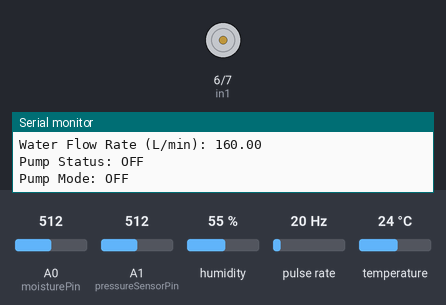
This program was run on a simulated Arduino Uno, built with avr-gcc and run on an emulated ATmega328P. On the bench: motor-driver pin pairs drawn as motors (green arrow = first pin HIGH = forward, orange = second pin HIGH = backward, longer = more drive, scaled by the enable pin), the last lines printed to the serial monitor. Wiring (inferred from the names in the program): pulse sensor: data pin 3. The inputs (shaded band) are chosen by the test bench; at power-on: A0 (moisturePin) = 512, temperature 24 °C, A1 (pressureSensorPin) = 512, humidity 55 %, pulse rate 20 Hz. The modem accepts every AT command (registered, SIM ready, sends succeed) and sends nothing else.

Above: at 4.4 s.
4.5 s: A0 (moisturePin) set to 608
6.4 s: A0 (moisturePin) set to 639
At 8.0 s:
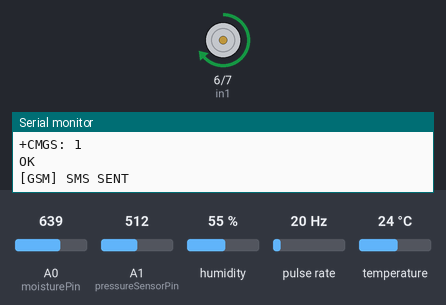
8.7 s: temperature set to 21 °C
10.4 s: temperature set to 18 °C
At 12.7 s:
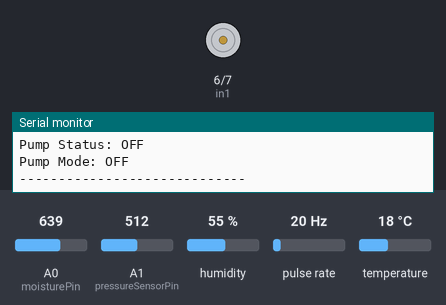
Timing chart, 0 to 14.2 s (numbered marks = the images above; inputs shaded):
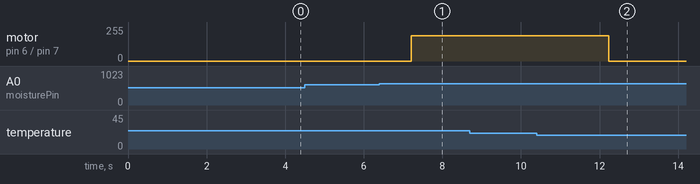

The program:

main.cpp
```cpp
#include <Arduino.h>
#include <gsm_handler.h>
#include <dht_handler.h>
#include <soil_moisture_handler.h>
#include <pressure_handler.h>
#include <flow_handler.h>
#include <motor_handler.h>

// ================= USER SETTINGS =================
static const String PHONE_NUMBER = "09672285291";   // Recommended: +639xxxxxxxxx

static const unsigned long SENSOR_INTERVAL_MS = 1000;
static const unsigned long SMS_COOLDOWN_MS    = 5000;

// Soil moisture thresholds (percent)
static const int SOIL_LOW_ON_PERCENT   = 50;  // Soil < 50%  → LOW
static const int SOIL_HIGH_OFF_PERCENT = 80;  // Soil > 80%  → HIGH (OFF)

// Temperature thresholds (°C)
static const float TEMP_HIGH_C = 30.0;   // Above this is considered HIGH
static const float TEMP_LOW_C  = 20.0;   // Below this is considered LOW
// =================================================

enum ConditionCode
{
  COND_A1,   // low soil, high temp
  COND_A2,   // low soil, low temp
  COND_M1,   // mid soil, high temp
  COND_M2,   // mid soil, low temp
  COND_B1,   // high soil, high temp
  COND_B2    // high soil, low temp
};

enum PumpMode
{
  PUMP_OFF,
  PUMP_LOW,
  PUMP_HIGH
};

static unsigned long lastSensorReadMs = 0;
static unsigned long lastSmsSentMs    = 0;          // will be initialised to allow first send

static bool pumpOn = false;
static PumpMode pumpMode = PUMP_OFF;

// No longer need lastNotifiedPumpState / hasNotifiedYet for SMS logic,
// but we keep them for potential future use (optional). They are not used here.

// -------------------- Helpers --------------------
static const char* conditionToString(ConditionCode c)
{
  switch (c)
  {
    case COND_A1: return "A1";
    case COND_A2: return "A2";
    case COND_M1: return "M1";
    case COND_M2: return "M2";
    case COND_B1: return "B1";
    case COND_B2: return "B2";
    default:      return "UNKNOWN";
  }
}

static const char* pumpModeToString(PumpMode mode)
{
  switch (mode)
  {
    case PUMP_HIGH: return "HIGH FLOW";
    case PUMP_LOW:  return "LOW FLOW";
    default:        return "OFF";
  }
}

static ConditionCode determineCondition(int moisture, float tempC)
{
  bool lowSoil = (moisture < SOIL_LOW_ON_PERCENT);
  bool midSoil = (moisture >= SOIL_LOW_ON_PERCENT && moisture <= SOIL_HIGH_OFF_PERCENT);
  // highSoil is the remaining case (moisture > SOIL_HIGH_OFF_PERCENT)

  bool highTemp = (tempC > TEMP_HIGH_C);
  bool lowTemp  = (tempC < TEMP_LOW_C);

  if (lowSoil)
  {
    if (highTemp) return COND_A1;
    if (lowTemp)  return COND_A2;
    return COND_A1; // default if temperature is in between
  }
  else if (midSoil)
  {
    if (highTemp) return COND_M1;
    if (lowTemp)  return COND_M2;
    return COND_M1; // default
  }
  else // highSoil
  {
    if (highTemp) return COND_B1;
    if (lowTemp)  return COND_B2;
    return COND_B1; // default
  }
}

// Pump control based on condition (A1, A2, M1, M2, B1, B2)
static void applyPumpLogic(ConditionCode cond)
{
  switch(cond)
  {
    case COND_A1:  // low soil, high temp → HIGH flow
      motorStartHigh();
      pumpOn = true;
      pumpMode = PUMP_HIGH;
      break;

    case COND_A2:  // low soil, low temp → LOW flow
    case COND_M1:  // mid soil, high temp → LOW flow
      motorStartLow();
      pumpOn = true;
      pumpMode = PUMP_LOW;
      break;

    case COND_M2:  // mid soil, low temp → OFF
    case COND_B1:  // high soil, high temp → OFF
    case COND_B2:  // high soil, low temp → OFF
      motorStop();
      pumpOn = false;
      pumpMode = PUMP_OFF;
      break;

    default:
      motorStop();
      pumpOn = false;
      pumpMode = PUMP_OFF;
      break;
  }
}

static String buildSensorReportSMS(float temperatureC, int moisturePct,
                                   float pressureBar, float flowRateLpm, bool pumpState,
                                   PumpMode mode, ConditionCode cond)
{
  String msg;
  msg.reserve(250);

  msg += "------ SENSOR READINGS ------\n";
  msg += "Condition: " + String(conditionToString(cond)) + "\n";
  msg += "Temperature (C): " + String(temperatureC, 2) + "\n";
  msg += "Soil Moisture (%): " + String(moisturePct) + "\n";
  msg += "Pressure (bar): " + String(pressureBar, 2) + "\n";
  msg += "Water Flow Rate (L/min): " + String(flowRateLpm, 2) + "\n";

  msg += "Pump Status: ";
  msg += (pumpState ? "ON\n" : "OFF\n");

  msg += "Pump Mode: ";
  msg += String(pumpModeToString(mode));

  return msg;
}

static void printReadings(float temperatureC, int moisturePct,
                          float pressureBar, float flowRateLpm, bool pumpState,
                          PumpMode mode, ConditionCode cond)
{
  Serial.println();
  Serial.println("------ SENSOR READINGS ------");
  Serial.print("Condition: ");                Serial.println(conditionToString(cond));
  Serial.print("Temperature (C): ");          Serial.println(temperatureC, 2);
  Serial.print("Soil Moisture (%): ");        Serial.println(moisturePct);
  Serial.print("Pressure (bar): ");           Serial.println(pressureBar, 2);
  Serial.print("Water Flow Rate (L/min): ");  Serial.println(flowRateLpm, 2);

  Serial.print("Pump Status: ");              Serial.println(pumpState ? "ON" : "OFF");
  Serial.print("Pump Mode: ");                Serial.println(pumpModeToString(mode));

  Serial.println("-----------------------------");
}

// -------------------- Arduino --------------------
void setup()
{
  Serial.begin(9600);
  delay(200);

  Serial.println("Booting system...");

  motorSetup();
  gsmSetup();

  dhtSetup();                    // still needed for temperature
  pressureSetup();
  (void)soilMoisturePercent();   // warm‑up read
  waterFlowSetup();

  // Allow first SMS to be sent immediately (cooldown passes right away)
  lastSmsSentMs = -SMS_COOLDOWN_MS;

  Serial.println("System ready.");
}

void loop()
{
  gsmLoop();
  waterFlowLoop();

  const unsigned long now = millis();
  if (now - lastSensorReadMs < SENSOR_INTERVAL_MS) return;
  lastSensorReadMs = now;

  // Read sensors (humidity is ignored)
  dhtLoop();
  const float temperature = getTemperatureC();   // DHT provides temperature
  const int moisture      = soilMoisturePercent();
  const float pressure    = getPressure();
  const float flowrate    = getFlowRate();

  // Determine condition label (based on soil + temperature)
  // This MUST come BEFORE applyPumpLogic since we need cond
  const ConditionCode cond = determineCondition(moisture, temperature);

  // Keep previous pump state to detect ON transition
  static bool prevPumpOn = false;

  // Apply pump rules (now based on condition, not just moisture)
  applyPumpLogic(cond);  // Now cond is defined!

  // Print to Serial (humidity omitted)
  printReadings(temperature, moisture, pressure, flowrate, pumpOn, pumpMode, cond);

  // SMS: send only when pump turns ON (transition from OFF to ON)
  bool justTurnedOn = (pumpOn && !prevPumpOn);
  bool cooldownPassed = (now - lastSmsSentMs >= SMS_COOLDOWN_MS);

  if (justTurnedOn && cooldownPassed)
  {
    const String sms = buildSensorReportSMS(
      temperature, moisture, pressure, flowrate,
      pumpOn, pumpMode, cond
    );

    Serial.println("Sending SMS report (pump ON)...");
    if (sendSMS(PHONE_NUMBER, sms))
    {
      Serial.println("✅ SMS sent.");
      lastSmsSentMs = now;
    }
    else
    {
      Serial.println("❌ SMS failed.");
    }
  }

  // Update previous state for next loop
  prevPumpOn = pumpOn;
}
```

dht_handler.h
```cpp
#pragma once
#include <Arduino.h>

void dhtSetup();
void dhtLoop();

float getTemperatureC();
float getHumidity();
```

flow_handler.h
```cpp
#include <Arduino.h>

// Setup function
void waterFlowSetup();

// Loop function (call inside main loop)
void waterFlowLoop();

// Optional getter functions
float getFlowRate();
float getTotalVolume();

// Reset volume manually
void resetWaterVolume();
```

gsm_handler.h
```cpp
#ifndef GSM_HANDLER_H
#define GSM_HANDLER_H

#include <Arduino.h>

void gsmSetup(unsigned long baud = 9600);
void gsmLoop();

// Sends SMS with automatic retry on weak signal/network.
// Returns true if sent successfully.
bool sendSMS(const String& number, const String& message);

#endif
```

motor_handler.h
```cpp
#include <Arduino.h>

void motorSetup();

void motorStartLow();
void motorStartHigh();
void motorStop();
```

pressure_handler.h
```cpp
#include <Arduino.h>

void pressureSetup();
float getPressure();
```

relay_handler.h
```cpp
#include <Arduino.h>

void relaySetup();
void setRelay(int state);
```

soil_moisture_handler.h
```cpp
#include <Arduino.h>

void soilMoistureSetup();
int soilMoisturePercent();
```

dht_handler.cpp
```cpp
#include <dht_handler.h>
#include <DHT.h>

#define DHT11_PIN 2
#define DHTTYPE DHT11

static DHT dht(DHT11_PIN, DHTTYPE);

static float lastTempC = 0.0;
//static float lastHumidity = 0.0;

void dhtSetup()
{
    dht.begin();
}

void dhtLoop()
{
  //  float humidity = dht.readHumidity();
    float tempC = dht.readTemperature();

 //   if (!isnan(humidity)) {
 //       lastHumidity = humidity;
 //   }

    if (!isnan(tempC)) {
        lastTempC = tempC;
    }
}


float getTemperatureC()
{
    return lastTempC;
}

//float getHumidity()
//{
//    return lastHumidity;
//}
```

flow_handler.cpp
```cpp
#include <flow_handler.h>

volatile int NumPulses = 0;
const int PinSensor = 3;
const float PULSES_PER_LITER = 7.5;   // Sensor calibration factor

float flow_L_m = 0;
float volume = 0;

unsigned long lastMeasureTime = 0;
const unsigned long MEASURE_INTERVAL = 1000; // 1 second

// Interrupt Service Routine
void PulseCount()
{
    NumPulses++;
}

// Setup
void waterFlowSetup()
{
    pinMode(PinSensor, INPUT);
    attachInterrupt(digitalPinToInterrupt(PinSensor), PulseCount, RISING);
    Serial.println("Water Flow Sensor Initialized");
}

// Non-blocking measurement loop (call frequently)
void waterFlowLoop()
{
    unsigned long now = millis();
    if (now - lastMeasureTime >= MEASURE_INTERVAL)
    {
        lastMeasureTime = now;

        // Safely read and reset pulse counter
        noInterrupts();
        int pulses = NumPulses;
        NumPulses = 0;
        interrupts();

        // Calculate flow rate in L/min
        // pulses per second ÷ (pulses per liter) × 60 = L/min
        flow_L_m = (pulses / PULSES_PER_LITER) * 60.0;

        // Accumulate total volume (liters)
        volume += flow_L_m / 60.0;   // because measurement interval is 1 second

        // Optional debug output
        // Serial.print("Pulses: ");
        // Serial.print(pulses);
        // Serial.print(" -> Flow: ");
        // Serial.print(flow_L_m);
        // Serial.println(" L/min");
    }
}

// Getters
float getFlowRate()
{
    return flow_L_m;
}

float getTotalVolume()
{
    return volume;
}

void resetWaterVolume()
{
    volume = 0;
}
```

gsm_handler.cpp
```cpp
#include "gsm_handler.h"
#include <SoftwareSerial.h>

static SoftwareSerial sim800(10, 11);

// ================= SETTINGS =================
static const int MIN_CSQ = 10;
static const int MAX_SEND_RETRIES = 3;
static const int MAX_NET_RETRIES = 3;

static const unsigned long CMD_TIMEOUT = 5000;
static const unsigned long NET_TIMEOUT = 15000;
static const unsigned long SIG_TIMEOUT = 15000;
// ============================================


// ================= STATE MACHINE =================
enum GSMState
{
  GSM_IDLE,

  GSM_CHECK_SIM,
  GSM_WAIT_SIM,

  GSM_CHECK_NETWORK,
  GSM_WAIT_NETWORK,

  GSM_CHECK_SIGNAL,
  GSM_WAIT_SIGNAL,

  GSM_SEND_AT,
  GSM_WAIT_AT,

  GSM_SET_TEXT,
  GSM_WAIT_TEXT,

  GSM_SEND_NUMBER,
  GSM_WAIT_PROMPT,

  GSM_SEND_MESSAGE,
  GSM_WAIT_SEND,

  GSM_SUCCESS,
  GSM_FAILED
};

static GSMState state = GSM_IDLE;
// =================================================


// ================ INTERNAL DATA ==================
static String targetNumber;
static String targetMessage;

static int sendRetry = 0;
static int netRetry = 0;

static unsigned long stateTimer = 0;

static String responseBuffer;
// =================================================


// ================= UTILITIES =====================
static void flushSIM800()
{
  while (sim800.available())
    sim800.read();
}

static void sendCommand(const String &cmd)
{
  flushSIM800();
  sim800.println(cmd);
  responseBuffer = "";
  stateTimer = millis();
}

static bool readSerial()
{
  bool updated = false;

  while (sim800.available())
  {
    char c = sim800.read();
    responseBuffer += c;

    if (Serial)
      Serial.write(c);

    updated = true;
  }

  return updated;
}

static bool responseContains(const char *txt)
{
  return responseBuffer.indexOf(txt) != -1;
}

static bool timeout(unsigned long ms)
{
  return millis() - stateTimer > ms;
}
// =================================================


// ================= PUBLIC API ====================

void gsmSetup(unsigned long baud)
{
  if (Serial)
    Serial.println("Initializing SIM800L...");

  sim800.begin(baud);

  delay(3000);

  sendCommand("ATE0");
}

void gsmLoop()
{
  readSerial();

  switch (state)
  {

  case GSM_IDLE:
    break;

  case GSM_CHECK_SIM:
    if (Serial) Serial.println("[GSM] Checking SIM...");
    sendCommand("AT+CPIN?");
    state = GSM_WAIT_SIM;
    break;

  case GSM_WAIT_SIM:

    if (responseContains("READY"))
    {
      state = GSM_CHECK_NETWORK;
    }
    else if (timeout(CMD_TIMEOUT))
    {
      state = GSM_FAILED;
    }

    break;

  case GSM_CHECK_NETWORK:

    if (Serial) Serial.println("[GSM] Checking network...");

    sendCommand("AT+CREG?");
    state = GSM_WAIT_NETWORK;
    break;

  case GSM_WAIT_NETWORK:

    if (responseContains(",1") || responseContains(",5"))
    {
      netRetry = 0;
      state = GSM_CHECK_SIGNAL;
    }
    else if (timeout(CMD_TIMEOUT))
    {

      netRetry++;

      if (netRetry >= MAX_NET_RETRIES)
      {
        state = GSM_FAILED;
      }
      else
      {
        state = GSM_CHECK_NETWORK;
      }
    }

    break;

  case GSM_CHECK_SIGNAL:

    if (Serial) Serial.println("[GSM] Checking signal...");

    sendCommand("AT+CSQ");
    state = GSM_WAIT_SIGNAL;
    break;

  case GSM_WAIT_SIGNAL:

    if (responseContains("+CSQ:"))
    {
      int idx = responseBuffer.indexOf("+CSQ:");
      int comma = responseBuffer.indexOf(",", idx);

      if (comma > idx)
      {
        int rssi = responseBuffer.substring(idx + 5, comma).toInt();

        if (Serial)
        {
          Serial.print("Signal: ");
          Serial.println(rssi);
        }

        if (rssi >= MIN_CSQ)
        {
          state = GSM_SEND_AT;
        }
        else
        {
          state = GSM_FAILED;
        }
      }
    }
    else if (timeout(SIG_TIMEOUT))
    {
      state = GSM_FAILED;
    }

    break;

  case GSM_SEND_AT:

    sendCommand("AT");
    state = GSM_WAIT_AT;
    break;

  case GSM_WAIT_AT:

    if (responseContains("OK"))
    {
      state = GSM_SET_TEXT;
    }
    else if (timeout(CMD_TIMEOUT))
    {
      state = GSM_FAILED;
    }

    break;

  case GSM_SET_TEXT:

    sendCommand("AT+CMGF=1");
    state = GSM_WAIT_TEXT;
    break;

  case GSM_WAIT_TEXT:

    if (responseContains("OK"))
    {
      flushSIM800();

      sim800.print("AT+CMGS=\"");
      sim800.print(targetNumber);
      sim800.println("\"");

      responseBuffer = "";
      stateTimer = millis();
      state = GSM_WAIT_PROMPT;
    }
    else if (timeout(CMD_TIMEOUT))
    {
      state = GSM_FAILED;
    }

    break;

  case GSM_WAIT_PROMPT:

    if (responseContains(">"))
    {

      sim800.print(targetMessage);
      sim800.write(26);

      responseBuffer = "";
      stateTimer = millis();

      state = GSM_WAIT_SEND;
    }
    else if (timeout(CMD_TIMEOUT))
    {
      state = GSM_FAILED;
    }

    break;

  case GSM_WAIT_SEND:

    if (responseContains("+CMGS") && responseContains("OK"))
    {
      state = GSM_SUCCESS;
    }
    else if (timeout(20000))
    {
      state = GSM_FAILED;
    }

    break;

  case GSM_SUCCESS:

    if (Serial)
      Serial.println("[GSM] SMS SENT");

    state = GSM_IDLE;
    break;

  case GSM_FAILED:

    sendRetry++;

    if (sendRetry >= MAX_SEND_RETRIES)
    {
      if (Serial)
        Serial.println("[GSM] SMS FAILED");

      state = GSM_IDLE;
    }
    else
    {
      if (Serial)
        Serial.println("[GSM] RETRYING...");

      state = GSM_CHECK_SIM;
    }

    break;
  }
}


bool sendSMS(const String &number, const String &message)
{
  if (state != GSM_IDLE)
    return false;

  targetNumber = number;
  targetMessage = message;

  sendRetry = 0;
  netRetry = 0;

  state = GSM_CHECK_SIM;

  return true;
}
```

motor_handler.cpp
```cpp
#include <motor_handler.h>

// L298N Motor Control

const int enA = 5; // PWM pin
const int in1 = 6; // Direction pin 1
const int in2 = 7; // Direction pin 2

void motorSetup()
{
    pinMode(enA, OUTPUT);
    pinMode(in1, OUTPUT);
    pinMode(in2, OUTPUT);
}

void motorStartLow()
{
    digitalWrite(in1, HIGH);
    digitalWrite(in2, LOW);
    analogWrite(enA, 190); //190
}

void motorStartHigh()
{
    digitalWrite(in1, HIGH);
    digitalWrite(in2, LOW);
    analogWrite(enA, 255);
}
void motorStop()
{
    analogWrite(enA, 0);
}
```

pressure_handler.cpp
```cpp
#include <pressure_handler.h>

static uint8_t pressureSensorPin = A1;

// Calibration points
const float rawZero = 100.0;   // raw value at 0 bar
const float rawMax  = 200.0;   // raw value at 4 bar
const float maxBar  = 4.0;     // max pressure

void pressureSetup()
{
  pinMode(pressureSensorPin, INPUT);
}

float getPressure()
{
  float raw = analogRead(pressureSensorPin);

  // Linear conversion
  float pressureBar = ((raw - rawZero) * maxBar) /
                      (rawMax - rawZero);

  // Clamp below 0
  if (pressureBar < 0)
  {
    pressureBar = 0;
  }

  // Clamp above maxBar
  if (pressureBar > maxBar)
  {
    pressureBar = maxBar;
  }

  // Serial.print("Pressure: ");
  // Serial.println(raw);


  return pressureBar;
}
```

relay_handler.cpp
```cpp
#include <relay_handler.h>
const int relayPin = 7;

void relaySetup() {
  pinMode(relayPin, OUTPUT);
}
void setRelay(int state){
  digitalWrite(relayPin, state);
}
```

soil_moisture_handler.cpp
```cpp
#include <soil_moisture_handler.h>

static uint8_t moisturePin = A0;
static int dryVal = 1023;
static int wetVal = 530;

void soilMoistureSetup()
{
  pinMode(moisturePin, INPUT);
}
int soilMoisturePercent()
{
  int raw = analogRead(moisturePin);
  int pct = map(raw, dryVal, wetVal, 0, 100);
  return constrain(pct, 0, 100);
}
```

Measured:
- the behaviour switches between 623 and 624 on A0 (moisturePin) (found by bisection; images 0 and 1)
- the behaviour switches between 20 and 19 °C on temperature (found by bisection; images 1 and 2)
- after the input at 6.4 s, motor on pin 6 (in1) / pin 7 (in2): stopped → forward 190/255 after 0.81 s
- after the input at 10.4 s, motor on pin 6 (in1) / pin 7 (in2): forward 190/255 → stopped after 1.8 s
